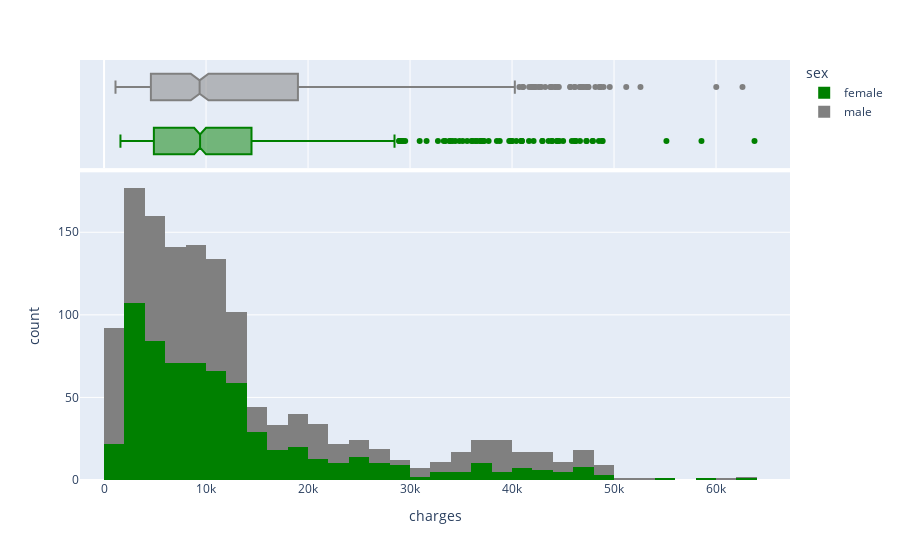

Source (notebook cell):
### Code cell
px.histogram(df, x ="charges", marginal = "box", color="sex", 
             color_discrete_sequence=["green", "grey"], nbins=47)

### Figure 1 — Plotly figure (JSON) as saved in the notebook; plotly's stock layout.template omitted (floating-point values rounded to 4 significant figures; data arrays with more than 128 entries replaced by an {"elided": "..."} marker saying what was removed)
{"data": [{"alignmentgroup": "True", "bingroup": "x", "hovertemplate": "sex=female<br>charges=%{x}<br>count=%{y}<extra></extra>", "legendgroup": "female", "marker": {"color": "green", "pattern": {"shape": ""}}, "name": "female", "nbinsx": 47, "offsetgroup": "female", "orientation": "v", "showlegend": true, "type": "histogram", "x": {"elided": "662 float values"}, "xaxis": "x", "yaxis": "y"}, {"alignmentgroup": "True", "hovertemplate": "sex=female<br>charges=%{x}<extra></extra>", "legendgroup": "female", "marker": {"color": "green"}, "name": "female", "notched": true, "offsetgroup": "female", "showlegend": false, "type": "box", "x": {"elided": "662 float values"}, "xaxis": "x2", "yaxis": "y2"}, {"alignmentgroup": "True", "bingroup": "x", "hovertemplate": "sex=male<br>charges=%{x}<br>count=%{y}<extra></extra>", "legendgroup": "male", "marker": {"color": "grey", "pattern": {"shape": ""}}, "name": "male", "nbinsx": 47, "offsetgroup": "male", "orientation": "v", "showlegend": true, "type": "histogram", "x": {"elided": "676 float values"}, "xaxis": "x", "yaxis": "y"}, {"alignmentgroup": "True", "hovertemplate": "sex=male<br>charges=%{x}<extra></extra>", "legendgroup": "male", "marker": {"color": "grey"}, "name": "male", "notched": true, "offsetgroup": "male", "showlegend": false, "type": "box", "x": {"elided": "676 float values"}, "xaxis": "x2", "yaxis": "y2"}], "layout": {"autosize": true, "barmode": "relative", "legend": {"title": {"text": "sex"}, "tracegroupgap": 0}, "margin": {"t": 60}, "xaxis": {"anchor": "y", "autorange": true, "domain": [0, 1], "range": [-2359.0, 67250.0], "title": {"text": "charges"}, "type": "linear"}, "xaxis2": {"anchor": "y2", "autorange": true, "domain": [0, 1], "matches": "x", "range": [-2359.0, 67250.0], "showgrid": true, "showticklabels": false, "type": "linear"}, "yaxis": {"anchor": "x", "autorange": true, "domain": [0, 0.7326], "range": [0, 186.3], "title": {"text": "count"}}, "yaxis2": {"anchor": "x2", "autorange": true, "domain": [0.7426, 1], "matches": "y2", "range": [-0.5, 1.5], "showgrid": false, "showline": false, "showticklabels": false, "ticks": "", "type": "category"}}}
